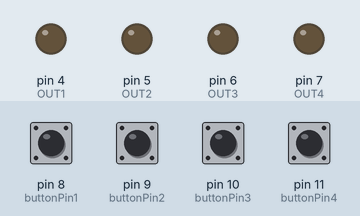
This sketch was run on a simulated Arduino Uno, built with avr-gcc and run on an emulated ATmega328P. On the bench: output pins drawn as LEDs (lit = HIGH). The inputs (shaded band) are chosen by the test bench; at power-on: pin 8 (buttonPin1), pin 9 (buttonPin2), pin 10 (buttonPin3), pin 11 (buttonPin4) LOW.

Above: at 1.2 s.
1.3 s: pin 8 (buttonPin1) pulled HIGH for 0.15 s
At 2.0 s:
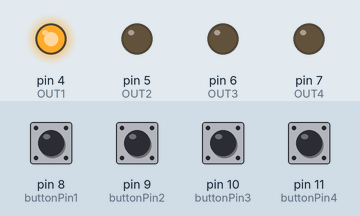
2.9 s: pin 9 (buttonPin2) pulled HIGH for 0.15 s
At 3.3 s:
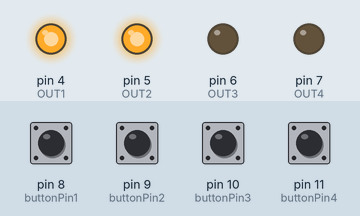
4.5 s: pin 10 (buttonPin3) pulled HIGH for 0.15 s
At 5.7 s:
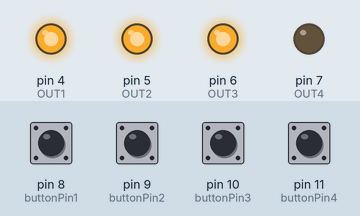
6.1 s: pin 11 (buttonPin4) pulled HIGH for 0.15 s
At 6.9 s:
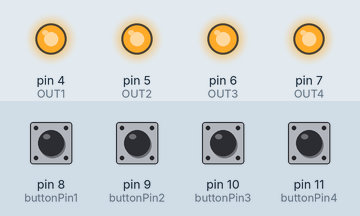
Timing chart, 0 to 8.7 s (numbered marks = the images above; inputs shaded):
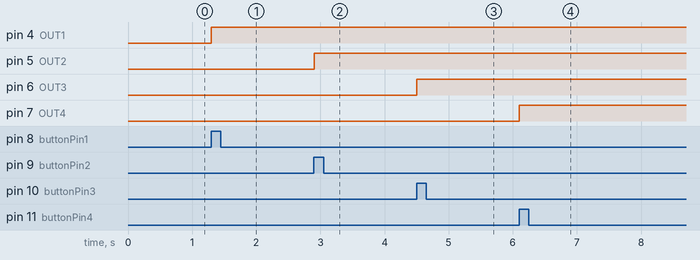

The sketch:

VCO_programma.ino
```cpp
const int buttonPin1 = 8;
const int buttonPin2 = 9;
const int buttonPin3 = 10;
const int buttonPin4 = 11;
const int OUT1 = 4;
const int OUT2 = 5;
const int OUT3 = 6;
const int OUT4 = 7;

// variabelen kunnen wel veranderen:
int buttonState1 = 0;
int buttonState2 = 0;
int buttonState3 = 0;
int buttonState4 = 0;

void setup() {

  pinMode(OUT1, OUTPUT);
  pinMode(OUT2, OUTPUT);
  pinMode(OUT3, OUTPUT);
  pinMode(OUT4, OUTPUT);

  pinMode(buttonPin1, INPUT);
  pinMode(buttonPin2, INPUT);
  pinMode(buttonPin3, INPUT);
  pinMode(buttonPin4, INPUT);
}

void loop(){

  buttonState1 = digitalRead(buttonPin1);
  buttonState2 = digitalRead(buttonPin2);
  buttonState3 = digitalRead(buttonPin3);
  buttonState4 = digitalRead(buttonPin4);

  if (buttonState1 == HIGH) {
     digitalWrite(OUT1, HIGH);
}
  if (buttonState2 == HIGH) {
     digitalWrite(OUT2, HIGH);
}
  if (buttonState3 == HIGH) {
     digitalWrite(OUT3, HIGH);
}
  if (buttonState4 == HIGH) {
     digitalWrite(OUT4, HIGH);
}
}
```

Measured:
- after the input at 1.3 s, pin 4 (OUT1): LOW → HIGH at once
- after the input at 2.9 s, pin 5 (OUT2): LOW → HIGH at once
- after the input at 4.5 s, pin 6 (OUT3): LOW → HIGH at once
- after the input at 6.1 s, pin 7 (OUT4): LOW → HIGH at once
